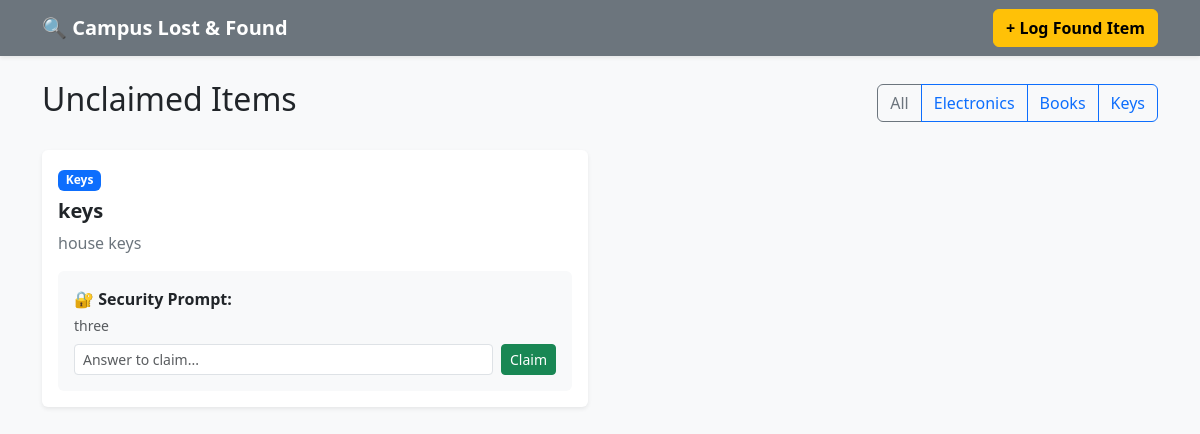
/?category=Keys, run on the app's committed database.
### tables this page shows
CREATE TABLE items (
    id INTEGER PRIMARY KEY AUTOINCREMENT,
    item_title TEXT NOT NULL,
    category TEXT NOT NULL,
    location_found TEXT NOT NULL,
    description TEXT NOT NULL,
    security_question TEXT NOT NULL,
    status TEXT DEFAULT 'UNCLAIMED',
    date_found TIMESTAMP DEFAULT CURRENT_TIMESTAMP
);

### app.py (the view)
@app.route("/")
def index():
    category_filter = request.args.get("category", "")
    conn = get_db_connection()
    query = "SELECT * FROM items WHERE status = 'UNCLAIMED'"
    params = []
    if category_filter:
        query += " AND category = ?"
        params.append(category_filter)
    query += " ORDER BY id DESC"
    items = conn.execute(query, params).fetchall()
    conn.close()
    return render_template("index.html", items=items, active_category=category_filter)

### database.py (called while the page is built)
def get_db_connection():
    conn = sqlite3.connect(DB_NAME)
    conn.row_factory = sqlite3.Row
    return conn

### templates/index.html
{% extends 'base.html' %}
{% block content %}
<div class="d-flex justify-content-between align-items-center mb-4">
    <h2>Unclaimed Items</h2>
    <div class="btn-group">
        <a href="/" class="btn btn-outline-secondary">All</a>
        <a href="/?category=Electronics" class="btn btn-outline-primary">Electronics</a>
        <a href="/?category=Books" class="btn btn-outline-primary">Books</a>
        <a href="/?category=Keys" class="btn btn-outline-primary">Keys</a>
    </div>
</div>
<div class="row">
    {% for item in items %}
    <div class="col-md-6 mb-4">
        <div class="card shadow-sm border-0">
            <div class="card-body">
                <span class="badge bg-primary mb-2">{{ item.category }}</span>
                <h5 class="fw-bold">{{ item.item_title }}</h5>
                <p class="text-secondary">{{ item.description }}</p>
                <div class="bg-light p-3 rounded">
                    <p class="mb-1 text-dark fw-semibold">🔐 Security Prompt:</p>
                    <small class="text-muted d-block mb-2">{{ item.security_question }}</small>
                    <form action="/claim/{{ item.id }}" method="POST" class="d-flex gap-2">
                        <input type="text" name="security_answer" class="form-control form-control-sm" placeholder="Answer to claim..." required>
                        <button type="submit" class="btn btn-sm btn-success">Claim</button>
                    </form>
                </div>
            </div>
        </div>
    </div>
    {% else %}
    <p class="text-muted">No items found!</p>
    {% endfor %}
</div>
{% endblock %}

### data on the page
items: category "Keys", item_title "keys", description "house keys", security_question "three"
